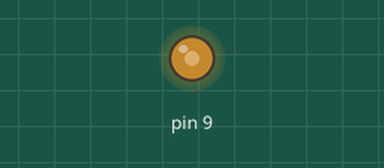
Recording of a sketch running on a simulated Arduino Uno, built with avr-gcc and run on an emulated ATmega328P. On the bench: output pins drawn as LEDs (lit = HIGH).

Above: at 0.1 s.
Timing chart, 0 to 1.6 s (numbered marks = the images above):
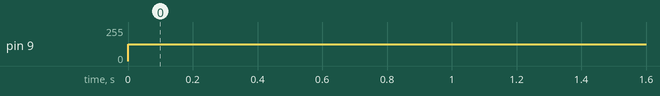

The sketch:

speacker.ino
```cpp
void setup() {}
void loop() {
  analogWrite(9,255/2);
}
```

Measured:
- by itself, pin 9: 0/255 → 127/255 at 0.00 s
